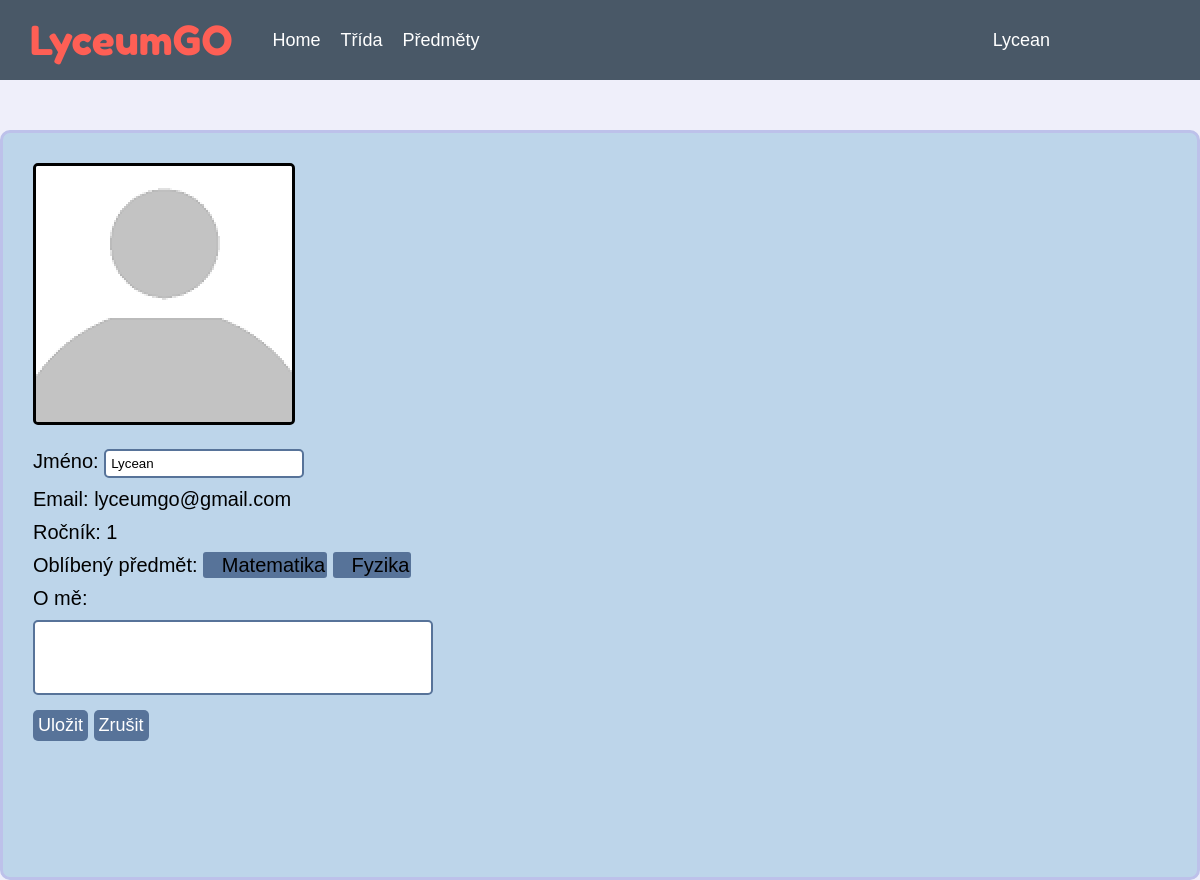
The page /editprofile (signed in) on the database its author committed.
### website/models.py (models this page shows)
class User (db.Model,UserMixin):
    id=db.Column(db.Integer, primary_key=True)
    name = db.Column(db.String(20), unique=True)
    email = db.Column(db.String(50), unique=True)
    password = db.Column(db.String(1000))
    notes = db.relationship("Notes")
    person = db.Column(db.String(7))
    grate = db.Column(db.Integer)
    achievements = db.Column(db.String(200))
    classroom = db.Column(db.String(20))
    beginning = db.Column(db.Integer)
    math = db.relationship("Math")
    physic = db.relationship("Physic")
    informatics = db.relationship("Informatics")
    programming = db.relationship("Programming")

class Math (db.Model):
    id=db.Column(db.Integer, primary_key=True)
    progress1=db.Column(db.String(10))
    tests1=db.Column(db.String(100))
    user_id = db.Column(db.Integer, db.ForeignKey('user.id'))
    favourite = db.Column(db.Boolean)

class Physic (db.Model):
    id=db.Column(db.Integer, primary_key=True)
    progress1=db.Column(db.String(10))
    tests1=db.Column(db.String(100))
    user_id = db.Column(db.Integer, db.ForeignKey('user.id'))
    favourite = db.Column(db.Boolean)

### website/views.py (the view, shortened to what this page needs)
@views.route("/editprofile",methods=["GET","POST"])
def editprofile():
    if current_user.is_authenticated:
        usernote=Notes.query.filter_by(id=current_user.id).first()
        subjects=getSubjects()
        return render_template("editprofile.html",user=current_user,note=usernote,subjects=subjects)
    else:
        return redirect(url_for("auth.login"))

### website/views.py (called while the page is built)
def getSubjects():
    return {"Matematika":Math.query.filter_by(user_id=current_user.id).first(),"Fyzika":Physic.query.filter_by(user_id=current_user.id).first(),"Informatika":Informatics.query.filter_by(user_id=current_user.id).first(),"Programování":Programming.query.filter_by(user_id=current_user.id).first(),}

### website/templates/editprofile.html (shortened to what this page needs)
{%extends "baselog.html"%}
{%block head%}
<link rel= "stylesheet" type= "text/css" href="{{url_for('static', filename='/stylesheets/profile.css')}}">
{%endblock%}
{%block content%}
<div id="Info">
    {%if user%}
        <img src="{{url_for('static',filename='images/Incognito.png')}}" class="UserImg">
        <form action="" method="post">
            <div id="info">
                <div class="information">Jméno: <input type="text" placeholder={{user.name}} class="Inputs" name="name"></div>
                <div class="information">Email: {{user.email}}</div>
                <div class="information">Ročník: {{user.grate}}</div>
                <div class="information">Oblíbený předmět:{%for i,subject in subjects.items()%}{%if subject.favourite%}
                    <span class="fsubject"id='test{{i}}'><button class="fs" id={{i}} value={{i}} name="submit_button"> ✕ </button> {{i}}</span> {%endif%}{%endfor%}</div>
                <div class="information">O mě:<br>
                    <textarea name="note" class="Inputs" id="EProfileAboutMe">{%if note%}{{note.data}}{%endif%}</textarea>
                </div>
                <input type="submit" class="BasicButton" name="submit_button" value="Uložit">
                <input type="submit" class="BasicButton" name="submit_button" value="Zrušit">
            </div>
        </form>
    {%endif%}
</div>
{% endblock %}

### website/templates/baselog.html (shortened to what this page needs)
<!DOCTYPE html>
<html>
<head>
    <link rel= "stylesheet" type= "text/css" href="{{url_for('static', filename='/stylesheets/universal.css')}}">
    <link rel= "stylesheet" type= "text/css" href="{{url_for('static', filename='/stylesheets/style.css')}}">
    {%block head%}
    {%endblock%}
</head>
<body>
    <nav class="Nav">
        <p class="Name">LyceumGO</p>
        <div class="Buttons">
            <a href="home" class="link">Home</a>
            <a href="classroom" class="link">Třída</a>
            <a href="subjects" class="link">Předměty</a>
            <div class="dropdown">
                <button class="button--">{{user.name}}</button>
            </div>
        </div>
    </nav>
    {%block content%}
    {%endblock%}
</body>
</html>

### website/static/stylesheets/universal.css (style rules this page uses)
* { margin: 0; padding: 0; box-sizing: border-box; }
html { height:100%; }
body { height:100%; background-color: rgb(239, 239, 250); font-family: arial; }

### website/static/stylesheets/style.css (style rules this page uses)
.Name { color:rgb(254, 95, 85); position:relative; font-size:40px; font-family:fredokaone; margin:0px 20px; padding:10px }
.Nav { background-color: rgb(73, 88, 103); width:100%; display:flex; align-items:center; height:80px }
.Buttons { width:100%; position:relative; display:flex }
.link { margin:0px 10px; }
.dropdown { position: absolute; right:150px; }
.Buttons button,a { background: none; text-decoration: none; border: none; color: white; font-size: 18px; cursor:pointer }
.BasicButton { margin:10px 0px; background-color: rgb(87, 115, 153); padding:5px; border: 3px; border-radius: 5px; display:inline-block; clear:both; cursor:pointer; color:white; font-size: 18px; }
.Inputs { width:200px; border-radius:5px; padding:5px; border:solid 2px rgb(87, 115, 153); }

### website/static/stylesheets/profile.css (style rules this page uses)
#Info { margin:auto; margin-top:50px; background-color: rgb(189, 213, 234); padding:30px; width:1200px; height:750px; align-content:flex-start; border: solid rgb(189, 193, 234); border-radius: 10px; }
.UserImg { border:3px solid; border-radius:5px; }
#info { margin-top:20px; margin-bottom:10px; font-size:20px; font-family:"Arial"; }
#EProfileAboutMe { max-width:400px; min-width:400px; max-height: 75px; min-height: 75px; font-family: Arial; margin-top:10px; }
.fsubject { background-color: rgb(87, 115, 153); padding:2px; border-radius:3px; }
textarea { resize: none; }
.information { margin-top:10px; }
::placeholder { color: black; }

### rows shown on the page
User: name "Lycean", email "lyceumgo@gmail.com", grate "1"
Math: i "Matematika"
Physic: i "Fyzika"
